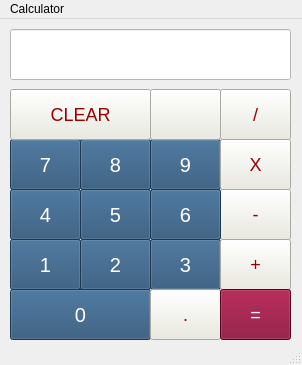
<?xml version="1.0" encoding="UTF-8"?>
<ui version="4.0">
 <class>MainWindow</class>
 <widget class="QMainWindow" name="MainWindow">
  <property name="geometry">
   <rect>
    <x>0</x>
    <y>0</y>
    <width>302</width>
    <height>365</height>
   </rect>
  </property>
  <property name="windowTitle">
   <string>MainWindow</string>
  </property>
  <property name="windowIcon">
   <iconset>
    <normaloff>back.png</normaloff>back.png</iconset>
  </property>
  <property name="iconSize">
   <size>
    <width>36</width>
    <height>36</height>
   </size>
  </property>
  <widget class="QWidget" name="centralwidget">
   <widget class="QPushButton" name="btn_7">
    <property name="geometry">
     <rect>
      <x>10</x>
      <y>120</y>
      <width>71</width>
      <height>51</height>
     </rect>
    </property>
    <property name="styleSheet">
     <string notr="true">font-size:20px;
background:#264d73;
color:white;</string>
    </property>
    <property name="text">
     <string>7</string>
    </property>
   </widget>
   <widget class="QPushButton" name="btn_8">
    <property name="geometry">
     <rect>
      <x>80</x>
      <y>120</y>
      <width>71</width>
      <height>51</height>
     </rect>
    </property>
    <property name="styleSheet">
     <string notr="true">font-size:20px;
background:#264d73;
color:white;</string>
    </property>
    <property name="text">
     <string>8</string>
    </property>
   </widget>
   <widget class="QPushButton" name="btn_4">
    <property name="geometry">
     <rect>
      <x>10</x>
      <y>170</y>
      <width>71</width>
      <height>51</height>
     </rect>
    </property>
    <property name="styleSheet">
     <string notr="true">font-size:20px;
background:#264d73;
color:white;</string>
    </property>
    <property name="text">
     <string>4</string>
    </property>
   </widget>
   <widget class="QPushButton" name="btn_div">
    <property name="geometry">
     <rect>
      <x>220</x>
      <y>70</y>
      <width>71</width>
      <height>51</height>
     </rect>
    </property>
    <property name="styleSheet">
     <string notr="true">font-size:18px;
color:#990000;
background:#ebebe0;</string>
    </property>
    <property name="text">
     <string>/</string>
    </property>
   </widget>
   <widget class="QPushButton" name="btn_9">
    <property name="geometry">
     <rect>
      <x>150</x>
      <y>120</y>
      <width>71</width>
      <height>51</height>
     </rect>
    </property>
    <property name="styleSheet">
     <string notr="true">font-size:20px;
background:#264d73;
color:white;</string>
    </property>
    <property name="text">
     <string>9</string>
    </property>
   </widget>
   <widget class="QPushButton" name="btn_5">
    <property name="geometry">
     <rect>
      <x>80</x>
      <y>170</y>
      <width>71</width>
      <height>51</height>
     </rect>
    </property>
    <property name="styleSheet">
     <string notr="true">font-size:20px;
background:#264d73;
color:white;</string>
    </property>
    <property name="text">
     <string>5</string>
    </property>
   </widget>
   <widget class="QPushButton" name="btn_1">
    <property name="geometry">
     <rect>
      <x>10</x>
      <y>220</y>
      <width>71</width>
      <height>51</height>
     </rect>
    </property>
    <property name="styleSheet">
     <string notr="true">font-size:20px;
background:#264d73;
color:white;
</string>
    </property>
    <property name="text">
     <string>1</string>
    </property>
   </widget>
   <widget class="QPushButton" name="btn_2">
    <property name="geometry">
     <rect>
      <x>80</x>
      <y>220</y>
      <width>71</width>
      <height>51</height>
     </rect>
    </property>
    <property name="styleSheet">
     <string notr="true">font-size:20px;
background:#264d73;
color:white;</string>
    </property>
    <property name="text">
     <string>2</string>
    </property>
   </widget>
   <widget class="QPushButton" name="btn_3">
    <property name="geometry">
     <rect>
      <x>150</x>
      <y>220</y>
      <width>71</width>
      <height>51</height>
     </rect>
    </property>
    <property name="styleSheet">
     <string notr="true">font-size:20px;
background:#264d73;
color:white;</string>
    </property>
    <property name="text">
     <string>3</string>
    </property>
   </widget>
   <widget class="QPushButton" name="btn_minus">
    <property name="geometry">
     <rect>
      <x>220</x>
      <y>170</y>
      <width>71</width>
      <height>51</height>
     </rect>
    </property>
    <property name="styleSheet">
     <string notr="true">font-size:18px;
color:#990000;
background:#ebebe0;</string>
    </property>
    <property name="text">
     <string>-</string>
    </property>
   </widget>
   <widget class="QPushButton" name="btn_6">
    <property name="geometry">
     <rect>
      <x>150</x>
      <y>170</y>
      <width>71</width>
      <height>51</height>
     </rect>
    </property>
    <property name="styleSheet">
     <string notr="true">font-size:20px;
background:#264d73;
color:white;</string>
    </property>
    <property name="text">
     <string>6</string>
    </property>
   </widget>
   <widget class="QPushButton" name="btn_multiply">
    <property name="geometry">
     <rect>
      <x>220</x>
      <y>120</y>
      <width>71</width>
      <height>51</height>
     </rect>
    </property>
    <property name="styleSheet">
     <string notr="true">font-size:18px;
color:#990000;
background:#ebebe0;</string>
    </property>
    <property name="text">
     <string>X</string>
    </property>
   </widget>
   <widget class="QPushButton" name="btn_0">
    <property name="geometry">
     <rect>
      <x>10</x>
      <y>270</y>
      <width>141</width>
      <height>51</height>
     </rect>
    </property>
    <property name="styleSheet">
     <string notr="true">font-size:20px;
background:#264d73;
color:white;</string>
    </property>
    <property name="text">
     <string>0</string>
    </property>
   </widget>
   <widget class="QPushButton" name="btn_dot">
    <property name="geometry">
     <rect>
      <x>150</x>
      <y>270</y>
      <width>71</width>
      <height>51</height>
     </rect>
    </property>
    <property name="styleSheet">
     <string notr="true">font-size:18px;
color:#990000;
background:#ebebe0;</string>
    </property>
    <property name="text">
     <string>.</string>
    </property>
   </widget>
   <widget class="QPushButton" name="btn_clear">
    <property name="geometry">
     <rect>
      <x>10</x>
      <y>70</y>
      <width>141</width>
      <height>51</height>
     </rect>
    </property>
    <property name="styleSheet">
     <string notr="true">font-size:18px;
color:#990000;
background:#ebebe0;</string>
    </property>
    <property name="text">
     <string>CLEAR</string>
    </property>
   </widget>
   <widget class="QPushButton" name="btn_back">
    <property name="geometry">
     <rect>
      <x>150</x>
      <y>70</y>
      <width>71</width>
      <height>51</height>
     </rect>
    </property>
    <property name="styleSheet">
     <string notr="true">font-size:18px;
color:#e68a00;
background:#ebebe0;</string>
    </property>
    <property name="text">
     <string/>
    </property>
    <property name="icon">
     <iconset>
      <normaloff>Python Docs/Step4-Python/43-PyQt5/Files/back.png</normaloff>Python Docs/Step4-Python/43-PyQt5/Files/back.png</iconset>
    </property>
    <property name="iconSize">
     <size>
      <width>36</width>
      <height>36</height>
     </size>
    </property>
   </widget>
   <widget class="QPushButton" name="btn_plus">
    <property name="geometry">
     <rect>
      <x>220</x>
      <y>220</y>
      <width>71</width>
      <height>51</height>
     </rect>
    </property>
    <property name="styleSheet">
     <string notr="true">font-size:18px;
color:#990000;
background:#ebebe0;</string>
    </property>
    <property name="text">
     <string>+</string>
    </property>
   </widget>
   <widget class="QPushButton" name="btn_equal">
    <property name="geometry">
     <rect>
      <x>220</x>
      <y>270</y>
      <width>71</width>
      <height>51</height>
     </rect>
    </property>
    <property name="styleSheet">
     <string notr="true">font-size:18px;
color:white;
background:#80002a;</string>
    </property>
    <property name="text">
     <string>=</string>
    </property>
   </widget>
   <widget class="QLineEdit" name="le_result">
    <property name="geometry">
     <rect>
      <x>10</x>
      <y>10</y>
      <width>281</width>
      <height>51</height>
     </rect>
    </property>
    <property name="styleSheet">
     <string notr="true">font-size:20px;
background:white;
color:#264d73;</string>
    </property>
    <property name="readOnly">
     <bool>true</bool>
    </property>
   </widget>
  </widget>
  <widget class="QMenuBar" name="menubar">
   <property name="geometry">
    <rect>
     <x>0</x>
     <y>0</y>
     <width>302</width>
     <height>21</height>
    </rect>
   </property>
   <widget class="QMenu" name="menuCalculator">
    <property name="title">
     <string>Calculator</string>
    </property>
   </widget>
   <addaction name="menuCalculator"/>
  </widget>
  <widget class="QStatusBar" name="statusbar"/>
 </widget>
 <resources/>
 <connections/>
</ui>
